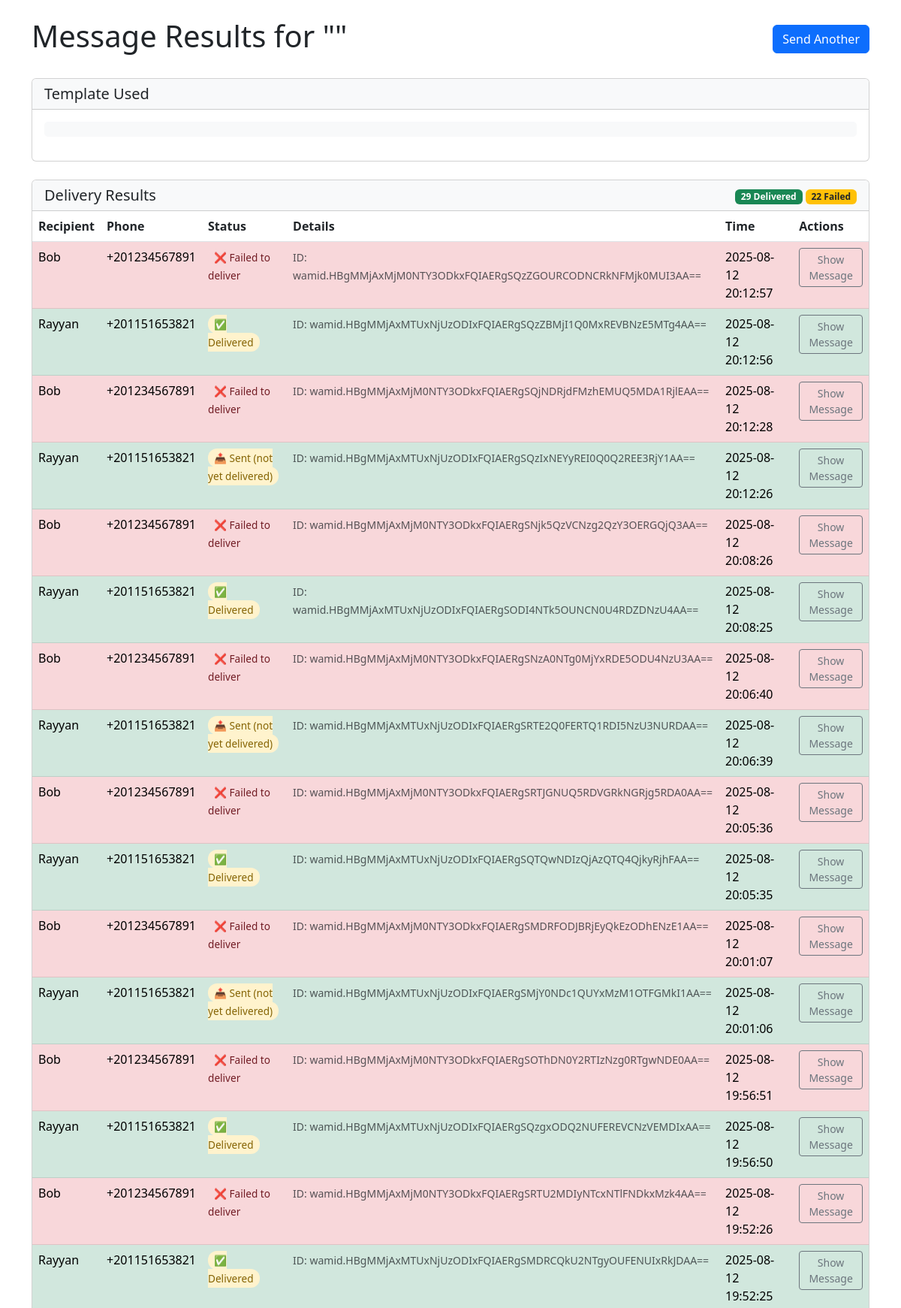
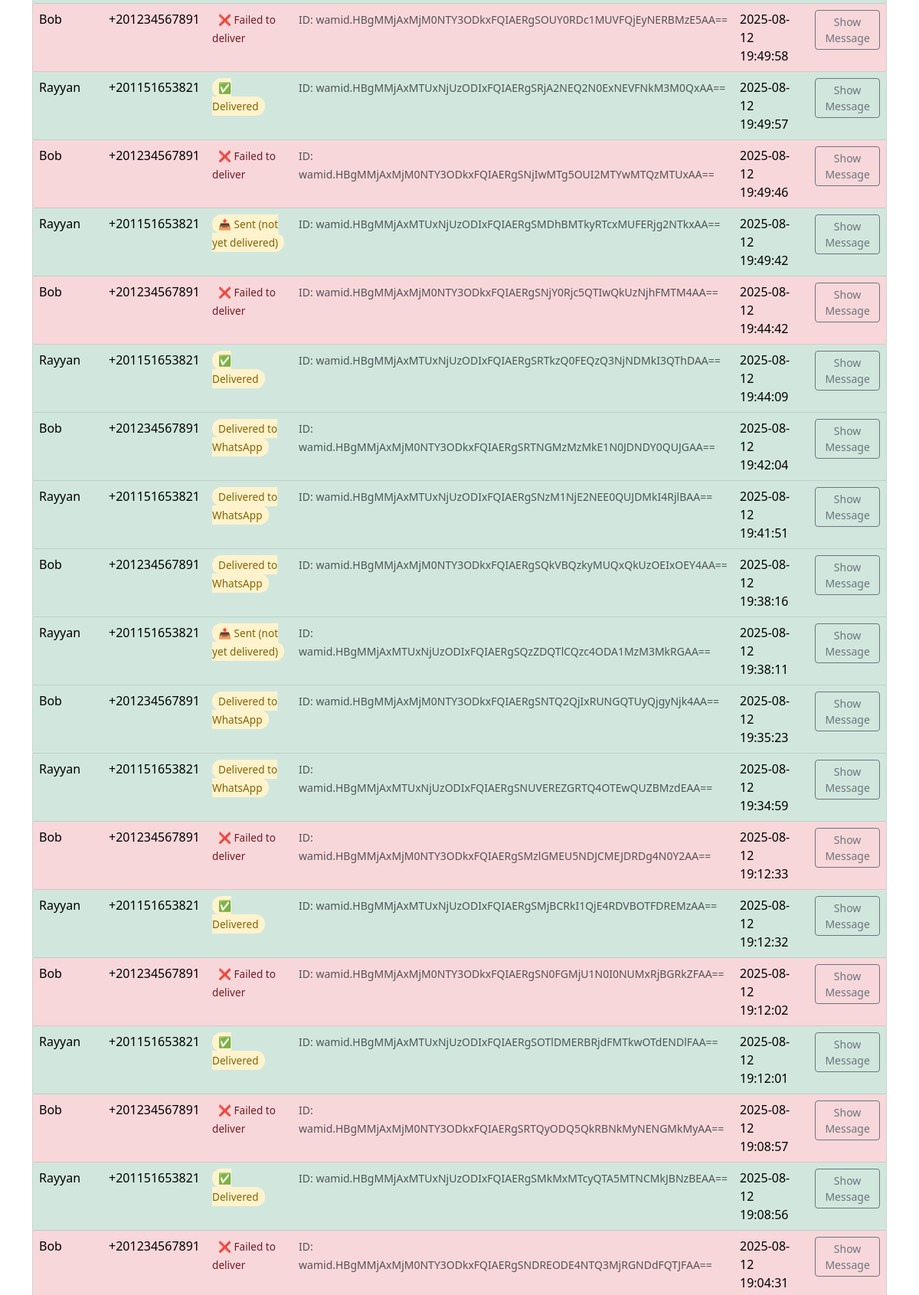
The app's page /results (upper part) with its own data (2 pictures, top to bottom).
### tables this page shows
CREATE TABLE sent_messages (
                id INTEGER PRIMARY KEY AUTOINCREMENT,
                user TEXT,
                phone TEXT,
                message TEXT,
                message_id TEXT UNIQUE,
                status TEXT,
                delivery_status TEXT,
                timestamp TEXT
            );

### app.py (the view)
@app.route('/results')
def show_results():
    with sqlite3.connect('database.db') as conn:
        conn.row_factory = sqlite3.Row
        rows = conn.execute('SELECT * FROM sent_messages ORDER BY timestamp DESC').fetchall()
    return render_template('results.html', messages=rows, template=session.get('last_template'))

### templates/results.html (shortened to what this page needs)
<!DOCTYPE html>
<html lang="en">
<head>
    <link href="https://cdn.jsdelivr.net/npm/bootstrap@5.3.0/dist/css/bootstrap.min.css" rel="stylesheet">
</head>
<body>
    <div class="container mt-4">
        <div class="d-flex justify-content-between align-items-center mb-4">
            <h1>Message Results for "{{ template.name }}"</h1>
            <a href="/" class="btn btn-primary">Send Another</a>
        </div>
        <div class="card mb-4">
            <div class="card-header bg-light">
                <h5 class="mb-0">Template Used</h5>
            </div>
            <div class="card-body">
                <pre class="message-preview">{{ template.body }}</pre>
            </div>
        </div>
        <div class="card">
            <div class="card-header bg-light d-flex justify-content-between align-items-center">
                <h5 class="mb-0">Delivery Results</h5>
                <div>
                    {% set success_count = messages|selectattr('status', 'equalto', '✅ Sent')|list|length %}
                    {% set failed_count = messages|rejectattr('status', 'equalto', '✅ Sent')|list|length %}
                    <span class="badge bg-success">{{ success_count }} Delivered</span>
                    <span class="badge bg-warning text-dark">{{ failed_count }} Failed</span>
                </div>
            </div>
            <div class="card-body p-0">
                <div class="table-responsive">
                    <table class="table table-hover mb-0">
                        <thead>
                            <tr>
                                <th>Recipient</th>
                                <th>Phone</th>
                                <th>Status</th>
                                <th>Details</th>
                                <th>Time</th>
                                <th>Actions</th>
                            </tr>
                        </thead>
                        <tbody>
                            {% for msg in messages %}
                            <tr class="{% if '❌' in msg.status %}table-danger{% else %}table-success{% endif %}">
                                <td>{{ msg.user }}</td>
                                <td>{{ msg.phone }}</td>
                                <td>
                                    <span class="status-badge
                                        {% if '✅ Delivered' in msg.status %}status-delivered
                                        {% elif '✅ Sent' in msg.status %}status-sent
                                        {% elif '❌' in msg.status %}status-failed
                                        {% else %}status-unknown{% endif %}">
                                        {{ msg.delivery_status }}
                                    </span>
                                </td>
                                <td>
                                    {% if msg.message_id != 'N/A' %}
                                    <small class="text-muted">ID: {{ msg.message_id }}</small>
                                    {% endif %}
                                </td>
                                <td>{{ msg.timestamp }}</td>
                                <td>
                                    <button class="btn btn-sm btn-outline-secondary" type="button"
                                        data-bs-toggle="collapse" data-bs-target="#msg-{{ loop.index }}">
                                        Show Message
                                    </button>
                                </td>
                            </tr>
                            {% endfor %}
                        </tbody>
                    </table>
                </div>
            </div>
        </div>
    </div>
</body>
</html>

### templates/results.html (style rules this page uses)
.status-badge { padding: 3px 8px; border-radius: 12px; font-size: 0.85rem; font-weight: 500; }
.status-sent { background-color: #fff3cd; color: #856404; }
.status-failed { background-color: #f8d7da; color: #721c24; }
.message-preview { white-space: pre-wrap; font-family: monospace; background-color: #f8f9fa; padding: 10px; border-radius: 5px; }

### records on screen
sent_messages: user "Bob", phone "+201234567891", delivery_status "❌ Failed to deliver", message_id "wamid.HBgMMjAxMjM0NTY3ODkxFQIAERgSQzZGOURCODNCRkNFMjk0MUI3AA==", timestamp "2025-08-12 20:12:57"
sent_messages: user "Rayyan", phone "+201151653821", delivery_status "✅ Delivered", message_id "wamid.HBgMMjAxMTUxNjUzODIxFQIAERgSQzZBMjI1Q0MxREVBNzE5MTg4AA==", timestamp "2025-08-12 20:12:56"
sent_messages: user "Bob", phone "+201234567891", delivery_status "❌ Failed to deliver", message_id "wamid.HBgMMjAxMjM0NTY3ODkxFQIAERgSQjNDRjdFMzhEMUQ5MDA1RjlEAA==", timestamp "2025-08-12 20:12:28"
sent_messages: user "Rayyan", phone "+201151653821", delivery_status "📤 Sent (not yet delivered)", message_id "wamid.HBgMMjAxMTUxNjUzODIxFQIAERgSQzIxNEYyREI0Q0Q2REE3RjY1AA==", timestamp "2025-08-12 20:12:26"
sent_messages: user "Bob", phone "+201234567891", delivery_status "❌ Failed to deliver", message_id "wamid.HBgMMjAxMjM0NTY3ODkxFQIAERgSNjk5QzVCNzg2QzY3OERGQjQ3AA==", timestamp "2025-08-12 20:08:26"
sent_messages: user "Rayyan", phone "+201151653821", delivery_status "✅ Delivered", message_id "wamid.HBgMMjAxMTUxNjUzODIxFQIAERgSODI4NTk5OUNCN0U4RDZDNzU4AA==", timestamp "2025-08-12 20:08:25"
sent_messages: user "Bob", phone "+201234567891", delivery_status "❌ Failed to deliver", message_id "wamid.HBgMMjAxMjM0NTY3ODkxFQIAERgSNzA0NTg0MjYxRDE5ODU4NzU3AA==", timestamp "2025-08-12 20:06:40"
sent_messages: user "Rayyan", phone "+201151653821", delivery_status "📤 Sent (not yet delivered)", message_id "wamid.HBgMMjAxMTUxNjUzODIxFQIAERgSRTE2Q0FERTQ1RDI5NzU3NURDAA==", timestamp "2025-08-12 20:06:39"
sent_messages: user "Bob", phone "+201234567891", delivery_status "❌ Failed to deliver", message_id "wamid.HBgMMjAxMjM0NTY3ODkxFQIAERgSRTJGNUQ5RDVGRkNGRjg5RDA0AA==", timestamp "2025-08-12 20:05:36"
sent_messages: user "Rayyan", phone "+201151653821", delivery_status "✅ Delivered", message_id "wamid.HBgMMjAxMTUxNjUzODIxFQIAERgSQTQwNDIzQjAzQTQ4QjkyRjhFAA==", timestamp "2025-08-12 20:05:35"
sent_messages: user "Bob", phone "+201234567891", delivery_status "❌ Failed to deliver", message_id "wamid.HBgMMjAxMjM0NTY3ODkxFQIAERgSMDRFODJBRjEyQkEzODhENzE1AA==", timestamp "2025-08-12 20:01:07"
sent_messages: user "Rayyan", phone "+201151653821", delivery_status "📤 Sent (not yet delivered)", message_id "wamid.HBgMMjAxMTUxNjUzODIxFQIAERgSMjY0NDc1QUYxMzM1OTFGMkI1AA==", timestamp "2025-08-12 20:01:06"
sent_messages: user "Bob", phone "+201234567891", delivery_status "❌ Failed to deliver", message_id "wamid.HBgMMjAxMjM0NTY3ODkxFQIAERgSOThDN0Y2RTIzNzg0RTgwNDE0AA==", timestamp "2025-08-12 19:56:51"
sent_messages: user "Rayyan", phone "+201151653821", delivery_status "✅ Delivered", message_id "wamid.HBgMMjAxMTUxNjUzODIxFQIAERgSQzgxODQ2NUFEREVCNzVEMDIxAA==", timestamp "2025-08-12 19:56:50"
sent_messages: user "Bob", phone "+201234567891", delivery_status "❌ Failed to deliver", message_id "wamid.HBgMMjAxMjM0NTY3ODkxFQIAERgSRTU2MDIyNTcxNTlFNDkxMzk4AA==", timestamp "2025-08-12 19:52:26"
sent_messages: user "Rayyan", phone "+201151653821", delivery_status "✅ Delivered", message_id "wamid.HBgMMjAxMTUxNjUzODIxFQIAERgSMDRCQkU2NTgyOUFENUIxRkJDAA==", timestamp "2025-08-12 19:52:25"
sent_messages: user "Bob", phone "+201234567891", delivery_status "❌ Failed to deliver", message_id "wamid.HBgMMjAxMjM0NTY3ODkxFQIAERgSOUY0RDc1MUVFQjEyNERBMzE5AA==", timestamp "2025-08-12 19:49:58"
sent_messages: user "Rayyan", phone "+201151653821", delivery_status "✅ Delivered", message_id "wamid.HBgMMjAxMTUxNjUzODIxFQIAERgSRjA2NEQ2N0ExNEVFNkM3M0QxAA==", timestamp "2025-08-12 19:49:57"
sent_messages: user "Bob", phone "+201234567891", delivery_status "❌ Failed to deliver", message_id "wamid.HBgMMjAxMjM0NTY3ODkxFQIAERgSNjIwMTg5OUI2MTYwMTQzMTUxAA==", timestamp "2025-08-12 19:49:46"
sent_messages: user "Rayyan", phone "+201151653821", delivery_status "📤 Sent (not yet delivered)", message_id "wamid.HBgMMjAxMTUxNjUzODIxFQIAERgSMDhBMTkyRTcxMUFERjg2NTkxAA==", timestamp "2025-08-12 19:49:42"
sent_messages: user "Bob", phone "+201234567891", delivery_status "❌ Failed to deliver", message_id "wamid.HBgMMjAxMjM0NTY3ODkxFQIAERgSNjY0Rjc5QTIwQkUzNjhFMTM4AA==", timestamp "2025-08-12 19:44:42"
sent_messages: user "Rayyan", phone "+201151653821", delivery_status "✅ Delivered", message_id "wamid.HBgMMjAxMTUxNjUzODIxFQIAERgSRTkzQ0FEQzQ3NjNDMkI3QThDAA==", timestamp "2025-08-12 19:44:09"
sent_messages: user "Bob", phone "+201234567891", delivery_status "Delivered to WhatsApp", message_id "wamid.HBgMMjAxMjM0NTY3ODkxFQIAERgSRTNGMzMzMkE1N0JDNDY0QUJGAA==", timestamp "2025-08-12 19:42:04"
sent_messages: user "Rayyan", phone "+201151653821", delivery_status "Delivered to WhatsApp", message_id "wamid.HBgMMjAxMTUxNjUzODIxFQIAERgSNzM1NjE2NEE0QUJDMkI4RjlBAA==", timestamp "2025-08-12 19:41:51"
sent_messages: user "Bob", phone "+201234567891", delivery_status "Delivered to WhatsApp", message_id "wamid.HBgMMjAxMjM0NTY3ODkxFQIAERgSQkVBQzkyMUQxQkUzOEIxOEY4AA==", timestamp "2025-08-12 19:38:16"
sent_messages: user "Rayyan", phone "+201151653821", delivery_status "📤 Sent (not yet delivered)", message_id "wamid.HBgMMjAxMTUxNjUzODIxFQIAERgSQzZDQTlCQzc4ODA1MzM3MkRGAA==", timestamp "2025-08-12 19:38:11"
sent_messages: user "Bob", phone "+201234567891", delivery_status "Delivered to WhatsApp", message_id "wamid.HBgMMjAxMjM0NTY3ODkxFQIAERgSNTQ2QjIxRUNGQTUyQjgyNjk4AA==", timestamp "2025-08-12 19:35:23"
sent_messages: user "Rayyan", phone "+201151653821", delivery_status "Delivered to WhatsApp", message_id "wamid.HBgMMjAxMTUxNjUzODIxFQIAERgSNUVEREZGRTQ4OTEwQUZBMzdEAA==", timestamp "2025-08-12 19:34:59"
sent_messages: user "Bob", phone "+201234567891", delivery_status "❌ Failed to deliver", message_id "wamid.HBgMMjAxMjM0NTY3ODkxFQIAERgSMzlGMEU5NDJCMEJDRDg4N0Y2AA==", timestamp "2025-08-12 19:12:33"
sent_messages: user "Rayyan", phone "+201151653821", delivery_status "✅ Delivered", message_id "wamid.HBgMMjAxMTUxNjUzODIxFQIAERgSMjBCRkI1QjE4RDVBOTFDREMzAA==", timestamp "2025-08-12 19:12:32"
sent_messages: user "Bob", phone "+201234567891", delivery_status "❌ Failed to deliver", message_id "wamid.HBgMMjAxMjM0NTY3ODkxFQIAERgSN0FGMjU1N0I0NUMxRjBGRkZFAA==", timestamp "2025-08-12 19:12:02"
sent_messages: user "Rayyan", phone "+201151653821", delivery_status "✅ Delivered", message_id "wamid.HBgMMjAxMTUxNjUzODIxFQIAERgSOTlDMERBRjdFMTkwOTdENDlFAA==", timestamp "2025-08-12 19:12:01"
sent_messages: user "Bob", phone "+201234567891", delivery_status "❌ Failed to deliver", message_id "wamid.HBgMMjAxMjM0NTY3ODkxFQIAERgSRTQyODQ5QkRBNkMyNENGMkMyAA==", timestamp "2025-08-12 19:08:57"
sent_messages: user "Rayyan", phone "+201151653821", delivery_status "✅ Delivered", message_id "wamid.HBgMMjAxMTUxNjUzODIxFQIAERgSMkMxMTcyQTA5MTNCMkJBNzBEAA==", timestamp "2025-08-12 19:08:56"
sent_messages: user "Bob", phone "+201234567891", delivery_status "❌ Failed to deliver", message_id "wamid.HBgMMjAxMjM0NTY3ODkxFQIAERgSNDREODE4NTQ3MjRGNDdFQTJFAA==", timestamp "2025-08-12 19:04:31"

### other values on screen
{{ success_count }} "29"
{{ failed_count }} "22"
